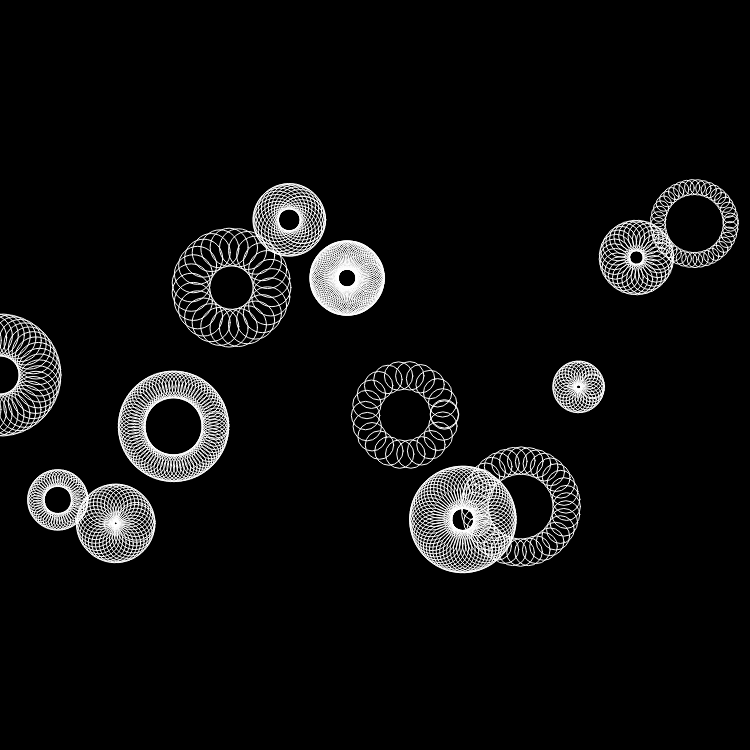
Frame 1 (no input)
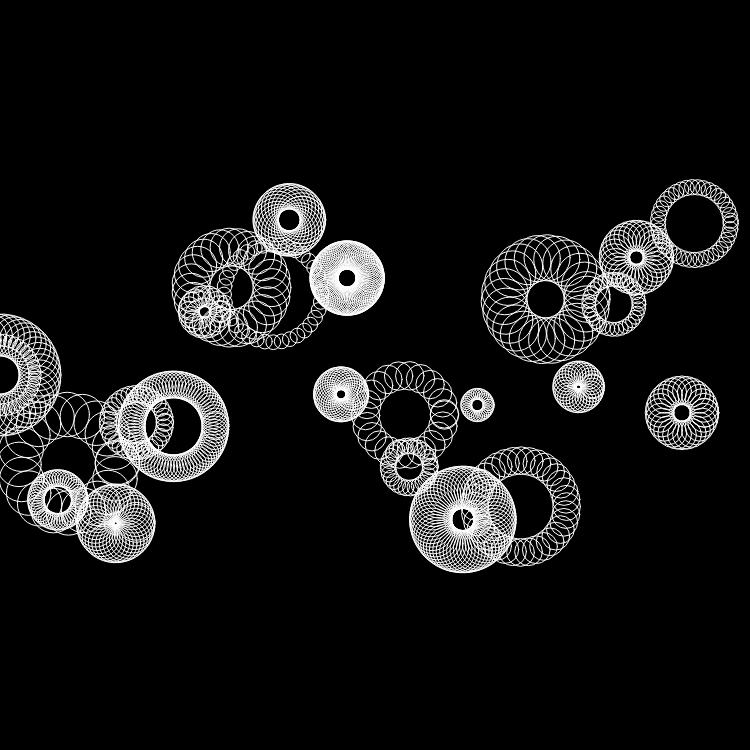
Frame 2 (the mouse pressed at the canvas centre, redrawn once)

The p5.js sketch that drew these frames (run headless with seeded random() and noise() and a simulated clock; the mouse was pressed at the canvas centre and the sketch redrawn once):

// p5.js sketch
// ── sketch.js
function setup() {
  //set the canvas size in pixels 
  createCanvas(750, 750);
  //set the background color to black 
  background(0);
  //only draw the piece one time 
  noLoop();
}

function draw() {  
  //set the stroke color to white 
  stroke(255);
  //set the stroke width to 1 pixel 
  strokeWeight(1);
  //make all shapes outlines only 
  noFill(); 
  
  //set the constants for the sin wave plot: 
  //y = (ScaleFactor)*sin(x/(CanvasWidth/Period)*(180deg)*CanvasHeight)+(CanvasHeight + OffsetFromMiddle) 

  //draw in the middle of the canvas
  offset = height/2
  //set the number of periods in the sin wave 
  period = random(1,5)
  //set the step size between circles 
  step = period/50
  //set the scale factor for the sin wave 
  Yscale = random()

  //initial x and y values for drawing the first circle 
  startX = 0 
  startY = height/2
  
  //for loop to draw all of the mega circles 
  for (var i = 0; i <= 1; i += step) {
    
    //set the radius of the mega circle 
    scalar = random(10,50);  
    //set the number of circles in the mega circle. smaller numbers mean more circles 
    increment = random(0.01,0.05)*2*PI
    //set the diameter of the circles in the mega circle 
    dia = random(10,50)
    
    //for loop to draw all of the circles in this mega circle 
    for (var angle = 0; angle <= (2*PI); angle += increment) {
      //set the x and y cords for the circle 
      var x = startX + scalar * cos(angle);
      var y = startY + scalar * sin(angle);
      //draw the circle 
      arc(x, y, dia, dia, 0, 2*PI);
      }
    
    //update the cords for the next mega circle 
    startX = startX + width * step
    startY = Yscale*(sin(startX/(width/period)*PI)*height)+(offset) 
  }
}
